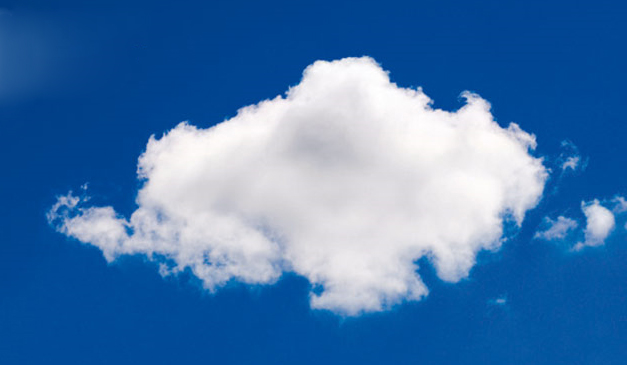
//> input picture playground/image.jpg, 627 x 365 px
$ ./my_app ../playground/image.jpg ../playground/object.png   (built with g++ and OpenCV 4)
//> lines starting //> are read from the running program, lines starting //| are printed output that depends on the picture
#include <stdio.h>
#include <iostream>
#include "opencv2/core/core.hpp"
#include "opencv2/features2d/features2d.hpp"
#include "opencv2/highgui/highgui.hpp"
#include "opencv2/calib3d/calib3d.hpp"
#include "opencv2/nonfree/nonfree.hpp"

using namespace cv;

void readme();

/** @function main */
int main( int argc, char** argv )
{
  if( argc != 3 )
  { readme(); return -1; }

  Mat img_object = imread( argv[1], CV_LOAD_IMAGE_GRAYSCALE );
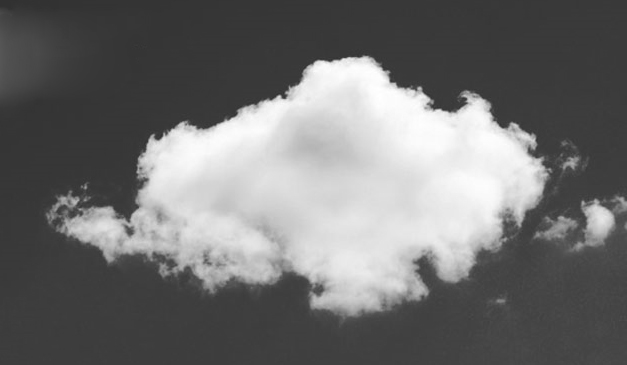
//> img_object: 365 rows x 627 cols, CV_8UC1; min 48, max 255, mean 111.3
  Mat img_scene = imread( argv[2], CV_LOAD_IMAGE_GRAYSCALE );
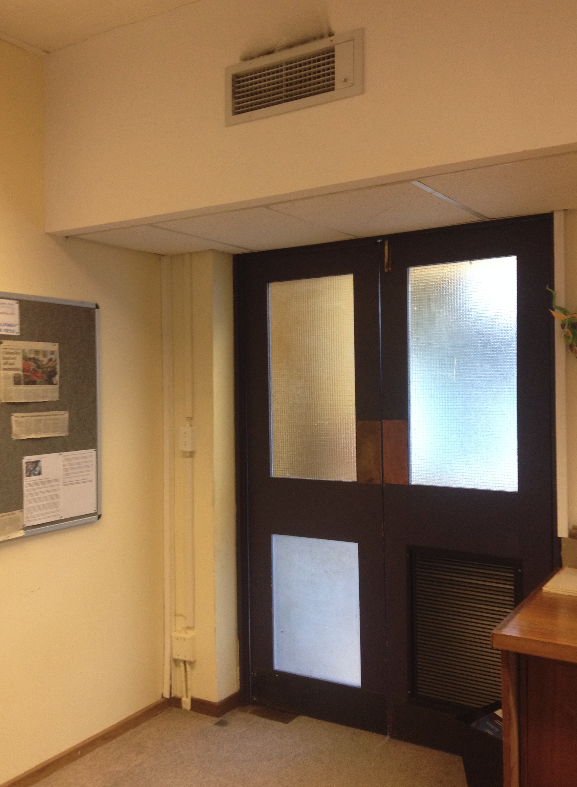
//> input picture playground/object.png, 577 x 787 px
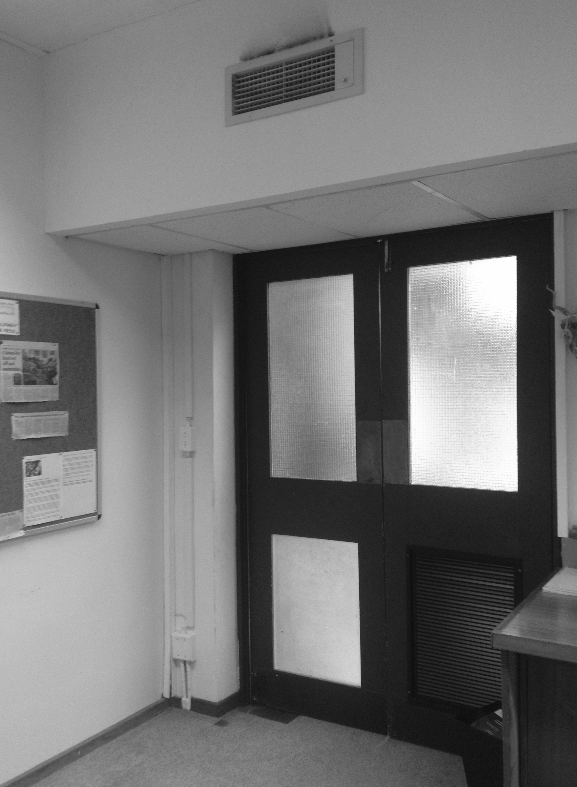
//> img_scene: 787 rows x 577 cols, CV_8UC1; min 9, max 255, mean 115.6

  if( !img_object.data || !img_scene.data )
  { std::cout<< " --(!) Error reading images " << std::endl; return -1; }

  //-- Step 1: Detect the keypoints using SURF Detector
  int minHessian = 100;

//> (the run ends here: the program needs code that is not available in this run, at `SurfFeatureDetector detector( minHessian );`)
